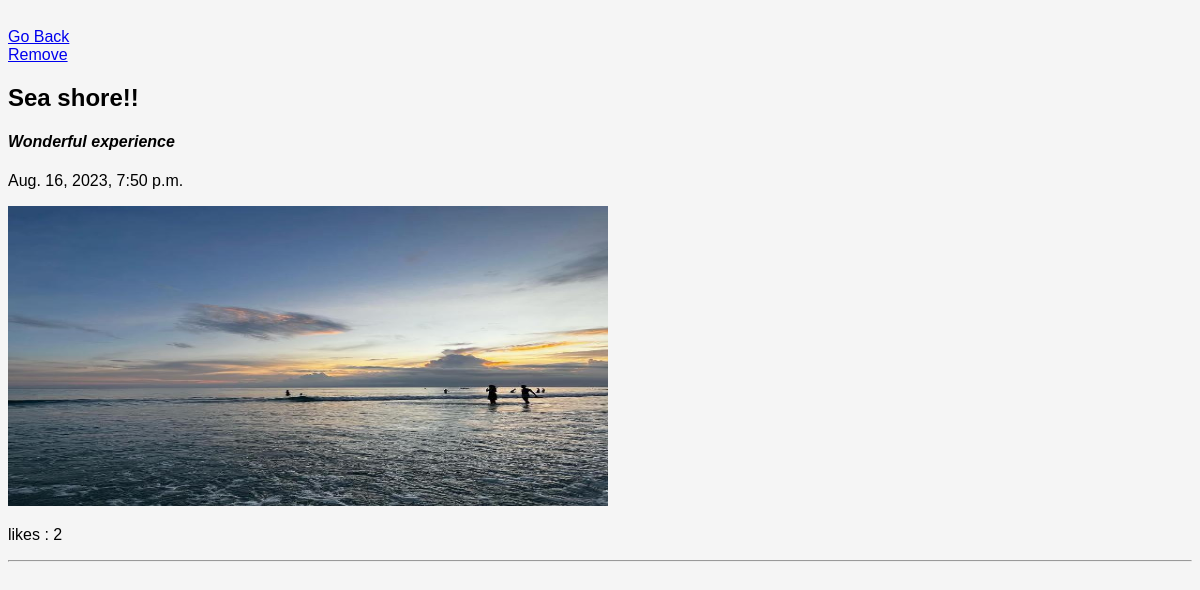
/view_blog/ (signed in), run on the app's committed database.
### blog/models.py (models this page shows, shortened)
class Blog(models.Model):
    author = models.ForeignKey(User, on_delete=models.CASCADE, blank=True, null=True)
    title = models.CharField(max_length=200)
    description = models.TextField(blank=True, null=True)
    blog_image = models.ImageField(upload_to='blog_images/', blank=True, null=True, verbose_name='Blog Picture')
    date = models.DateTimeField(auto_now_add=True)
    i_likes = models.ManyToManyField(
        Profile,
        symmetrical=False,
        related_name='u_likes',
        blank=True
    )
    class Meta:
        ordering = ["date"]

### blog/views.py (the view)
# urls.py: path('view_blog/', ViewBlog.as_view(), name='view'),
class ViewBlog(LoginRequiredMixin, ListView):
    model = Blog
    context_object_name = 'view'
    template_name = 'blog/view_blog.html'
    def get_context_data(self, **kwargs):
        context = super().get_context_data(**kwargs)
        context['view'] = context['view'].filter(author=self.request.user.id)
        return context

### blog/templates/blog/view_blog.html (shortened to what this page needs)
{% extends 'blog/master.html' %}
{% block content %}
    <a href="{% url 'home' %}">Go Back</a>
    <br>
    {% if user.is_authenticated %}
        {% for blog in view %}
            <a href="{% url 'remove_blog' blog.id %}"> Remove </a>
            <h2> {{blog.title}} </h2>
            <h4> <i>{{blog.description}} </i></h4>
            <p> {{blog.date}} </p>
            <img src="{{blog.blog_image.url}}" alt="---------pic---------" width="600" height="300">
            <p> likes : {{blog.i_likes.count}} </p>
            <hr>
            {% empty %}
                <h3> No Blog Found </h3>
        {% endfor %}
    {% endif %}
{% endblock %}

### productionfiles/chat_style.css (style rules this page uses)
body { background-color: whitesmoke; font-family: 'Nunito', sans-serif; padding-top: 20px; }

### data on the page
Blog: title "Sea shore!!", description "Wonderful experience", date "Aug. 16, 2023, 7:50 p.m.", blog_image (picture), i_likes.count "2"
